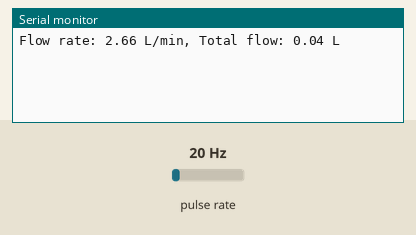
A sketch run on a simulated Arduino Uno, built with avr-gcc and run on an emulated ATmega328P. Parts: the last lines printed to the serial monitor. Wiring (inferred from the names in the program): pulse sensor: data pin 2. The test bench sets the inputs (shaded band); at power-on: pulse rate 20 Hz.

Above: at 1.2 s.
1.3 s: pulse rate (sensor on pin 2) set to 4 Hz
At 2.6 s:
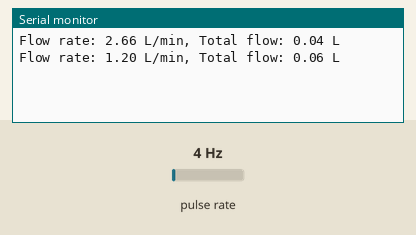
2.8 s: pulse rate (sensor on pin 2) set to 50 Hz
At 3.6 s:
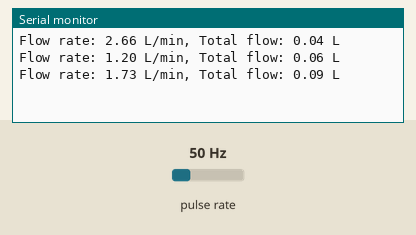
Timing chart, 0 to 5.8 s (numbered marks = the images above; inputs shaded):
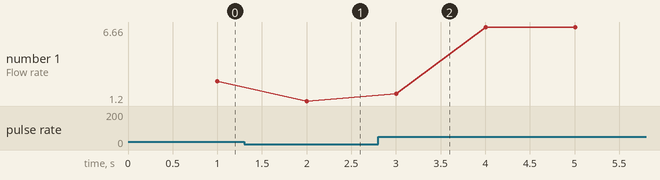

The sketch:

luuluong.ino
```cpp
// Pin kết nối cảm biến S201
const int sensorPin = 2;

// Biến để lưu số xung từ cảm biến
volatile int pulseCount = 0;

// Biến để tính toán lưu lượng nước
float flowRate = 0.0;
float totalFlow = 0.0;
unsigned long oldTime = 0;

void setup() {
  // Cấu hình pin cảm biến là đầu vào
  pinMode(sensorPin, INPUT);
  digitalWrite(sensorPin, HIGH);

  // Cấu hình ngắt cho cảm biến
  attachInterrupt(digitalPinToInterrupt(sensorPin), pulseCounter, FALLING);

  // Khởi động Serial để in ra kết quả
  Serial.begin(9600);

  // Khởi tạo thời gian
  oldTime = millis();
}

void loop() {
  // Kiểm tra mỗi giây
  if(millis() - oldTime > 1000) {
    detachInterrupt(digitalPinToInterrupt(sensorPin));

    // Tính toán lưu lượng nước (lit/phút)
    flowRate = ((1000.0 / (millis() - oldTime)) * pulseCount) / 7.5;
    oldTime = millis();
    pulseCount = 0;

    // Tính tổng lưu lượng nước đã chảy qua
    totalFlow += flowRate / 60.0;

    // In ra kết quả
    Serial.print("Flow rate: ");
    Serial.print(flowRate);
    Serial.print(" L/min, Total flow: ");
    Serial.print(totalFlow);
    Serial.println(" L");

    attachInterrupt(digitalPinToInterrupt(sensorPin), pulseCounter, FALLING);
  }
}

// Hàm ngắt để đếm số xung
void pulseCounter() {
  pulseCount++;
}
```

Measured:
- after the input at 1.3 s, the serial monitor: prints a new line after 0.70 s (image 1)
- after the input at 2.8 s, the serial monitor: prints a new line after 0.20 s (image 2)
- plotted number 1: 2.66 → 1.2 after the input at 1.3 s, 1.2 → 6.66 after the input at 2.8 s
